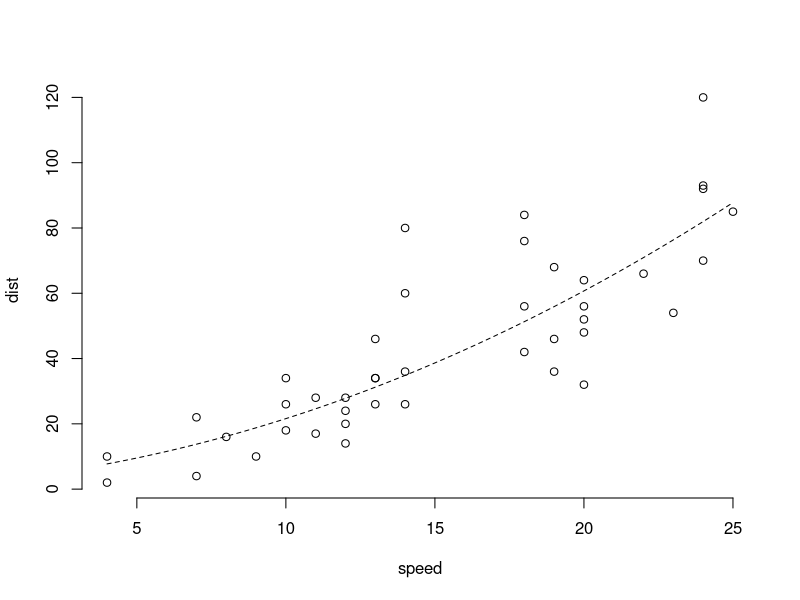
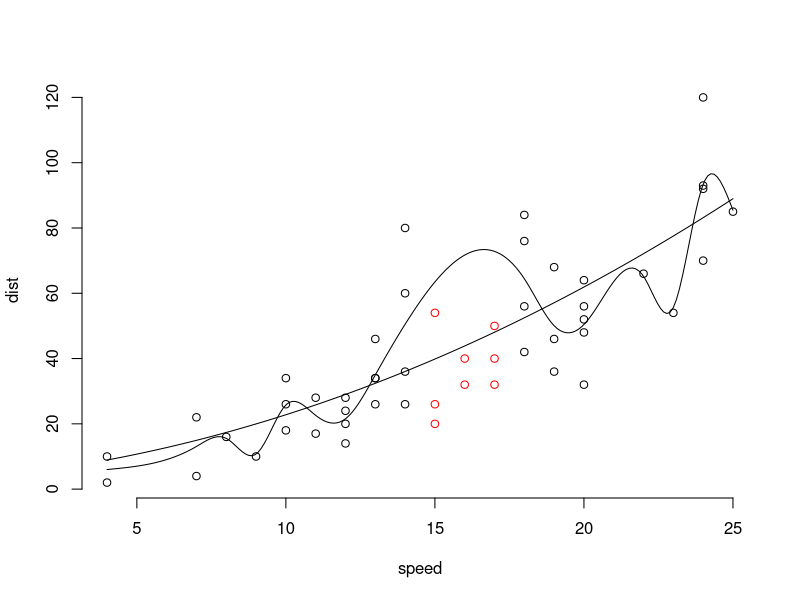

Here is the R script that generated these plots, in order:
## ---- chunk 1
data( cars )

# indicate the training points
indx = cars$speed >=15 & cars$speed <=17

# fit a spline with too much wiggliness to the points
xx = seq( min(cars$speed), max(cars$speed), length.out=200 )
spl = smooth.spline(cars$speed[!indx], cars$dist[!indx], spar=0.02)

# fit a second-order polynomial to the points
lm1 = lm( dist ~ 0 + poly(speed, 2), data=cars )

# plot the training points and the smoothing spline
plot( cars[!indx, ], bty='n' )
lines( xx, mean(cars$dist) + predict(lm1, list(speed=xx)), lty=2 )
## ---- chunk 2
# plot the training points and the smoothing spline
plot( cars[!indx, ], bty='n' )
lines( predict(spl, xx) )
lines( x=xx, y=mean(cars$dist[!indx]) + predict(lm1, data.frame(speed = xx)) )

# add the held-out points to the plot, highlighting the predictive residuals
points( cars[indx, ], col='red' )
